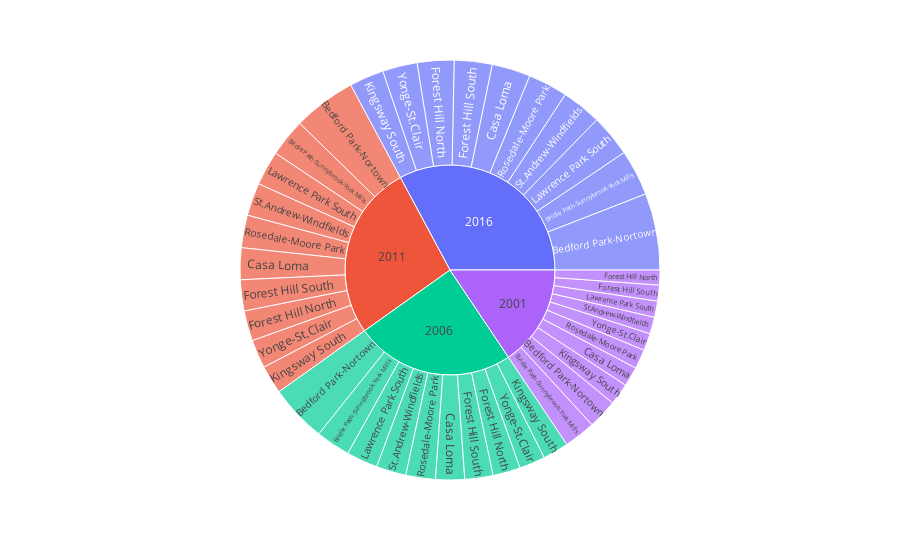

Write notebook code for a chart like this one.
### Markdown cell above
- - -

### Code cell
fig = px.sunburst(most_exp, path=['year', 'neighbourhood'], values='shelter_costs_owned')
fig.show()

### Figure 1 — Plotly figure (JSON) as saved in the notebook; plotly's stock layout.template omitted (floating-point values rounded to 4 significant figures)
{"data": [{"branchvalues": "total", "domain": {"x": [0, 1], "y": [0, 1]}, "hovertemplate": "labels=%{label}<br>shelter_costs_owned=%{value}<br>parent=%{parent}<br>id=%{id}<extra></extra>", "ids": ["2001/Bedford Park-Nortown", "2006/Bedford Park-Nortown", "2011/Bedford Park-Nortown", "2016/Bedford Park-Nortown", "2001/Bridle Path-Sunnybrook-York Mills", "2006/Bridle Path-Sunnybrook-York Mills", "2011/Bridle Path-Sunnybrook-York Mills", "2016/Bridle Path-Sunnybrook-York Mills", "2001/Casa Loma", "2006/Casa Loma", "2011/Casa Loma", "2016/Casa Loma", "2001/Forest Hill North", "2006/Forest Hill North", "2011/Forest Hill North", "2016/Forest Hill North", "2001/Forest Hill South", "2006/Forest Hill South", "2011/Forest Hill South", "2016/Forest Hill South", "2001/Kingsway South", "2006/Kingsway South", "2011/Kingsway South", "2016/Kingsway South", "2001/Lawrence Park South", "2006/Lawrence Park South", "2011/Lawrence Park South", "2016/Lawrence Park South", "2001/Rosedale-Moore Park", "2006/Rosedale-Moore Park", "2011/Rosedale-Moore Park", "2016/Rosedale-Moore Park", "2001/St.Andrew-Windfields", "2006/St.Andrew-Windfields", "2011/St.Andrew-Windfields", "2016/St.Andrew-Windfields", "2001/Yonge-St.Clair", "2006/Yonge-St.Clair", "2011/Yonge-St.Clair", "2016/Yonge-St.Clair", "2001", "2006", "2011", "2016"], "labels": ["Bedford Park-Nortown", "Bedford Park-Nortown", "Bedford Park-Nortown", "Bedford Park-Nortown", "Bridle Path-Sunnybrook-York Mills", "Bridle Path-Sunnybrook-York Mills", "Bridle Path-Sunnybrook-York Mills", "Bridle Path-Sunnybrook-York Mills", "Casa Loma", "Casa Loma", "Casa Loma", "Casa Loma", "Forest Hill North", "Forest Hill North", "Forest Hill North", "Forest Hill North", "Forest Hill South", "Forest Hill South", "Forest Hill South", "Forest Hill South", "Kingsway South", "Kingsway South", "Kingsway South", "Kingsway South", "Lawrence Park South", "Lawrence Park South", "Lawrence Park South", "Lawrence Park South", "Rosedale-Moore Park", "Rosedale-Moore Park", "Rosedale-Moore Park", "Rosedale-Moore Park", "St.Andrew-Windfields", "St.Andrew-Windfields", "St.Andrew-Windfields", "St.Andrew-Windfields", "Yonge-St.Clair", "Yonge-St.Clair", "Yonge-St.Clair", "Yonge-St.Clair", "2001", "2006", "2011", "2016"], "name": "", "parents": ["2001", "2006", "2011", "2016", "2001", "2006", "2011", "2016", "2001", "2006", "2011", "2016", "2001", "2006", "2011", "2016", "2001", "2006", "2011", "2016", "2001", "2006", "2011", "2016", "2001", "2006", "2011", "2016", "2001", "2006", "2011", "2016", "2001", "2006", "2011", "2016", "2001", "2006", "2011", "2016", "", "", "", ""], "type": "sunburst", "values": [1866, 3616, 3976, 4836, 1983, 2170, 2387, 2903, 1241, 1819, 2001, 2434, 940, 1731, 1904, 2316, 1001, 1781, 1959, 2383, 1362, 1625, 1787, 2173, 1021, 1977, 2174, 2644, 1219, 1868, 2054, 2498, 1055, 1881, 2069, 2516, 1091, 1638, 1802, 2192, 12779, 20106, 22113, 26895]}], "layout": {"autosize": true, "legend": {"tracegroupgap": 0}, "margin": {"t": 60}}}
